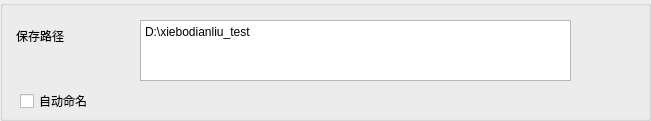
  <widget class="QGroupBox" name="groupBox_15">
   <property name="geometry">
    <rect>
     <x>490</x>
     <y>150</y>
     <width>651</width>
     <height>121</height>
    </rect>
   </property>
   <property name="title">
    <string/>
   </property>
   <widget class="QLabel" name="label_136">
    <property name="geometry">
     <rect>
      <x>16</x>
      <y>26</y>
      <width>121</width>
      <height>20</height>
     </rect>
    </property>
    <property name="text">
     <string>保存路径</string>
    </property>
   </widget>
   <widget class="QTextEdit" name="textEdit_SavePath">
    <property name="geometry">
     <rect>
      <x>140</x>
      <y>20</y>
      <width>431</width>
      <height>61</height>
     </rect>
    </property>
    <property name="html">
     <string>&lt;!DOCTYPE HTML PUBLIC &quot;-//W3C//DTD HTML 4.0//EN&quot; &quot;http://www.w3.org/TR/REC-html40/strict.dtd&quot;&gt;
&lt;html&gt;&lt;head&gt;&lt;meta name=&quot;qrichtext&quot; content=&quot;1&quot; /&gt;&lt;style type=&quot;text/css&quot;&gt;
p, li { white-space: pre-wrap; }
&lt;/style&gt;&lt;/head&gt;&lt;body style=&quot; font-family:'宋体'; font-size:10pt; font-weight:400; font-style:normal;&quot;&gt;
&lt;p style=&quot; margin-top:0px; margin-bottom:0px; margin-left:0px; margin-right:0px; -qt-block-indent:0; text-indent:0px;&quot;&gt;&lt;span style=&quot; font-family:'SimSun'; font-size:9pt;&quot;&gt;D:\xiebodianliu_test&lt;/span&gt;&lt;/p&gt;&lt;/body&gt;&lt;/html&gt;</string>
    </property>
   </widget>
   <widget class="QCheckBox" name="checkBox_AutoName">
    <property name="geometry">
     <rect>
      <x>20</x>
      <y>90</y>
      <width>111</width>
      <height>22</height>
     </rect>
    </property>
    <property name="text">
     <string>自动命名</string>
    </property>
    <property name="checkable">
     <bool>false</bool>
    </property>
    <property name="checked">
     <bool>false</bool>
    </property>
   </widget>
  </widget>
